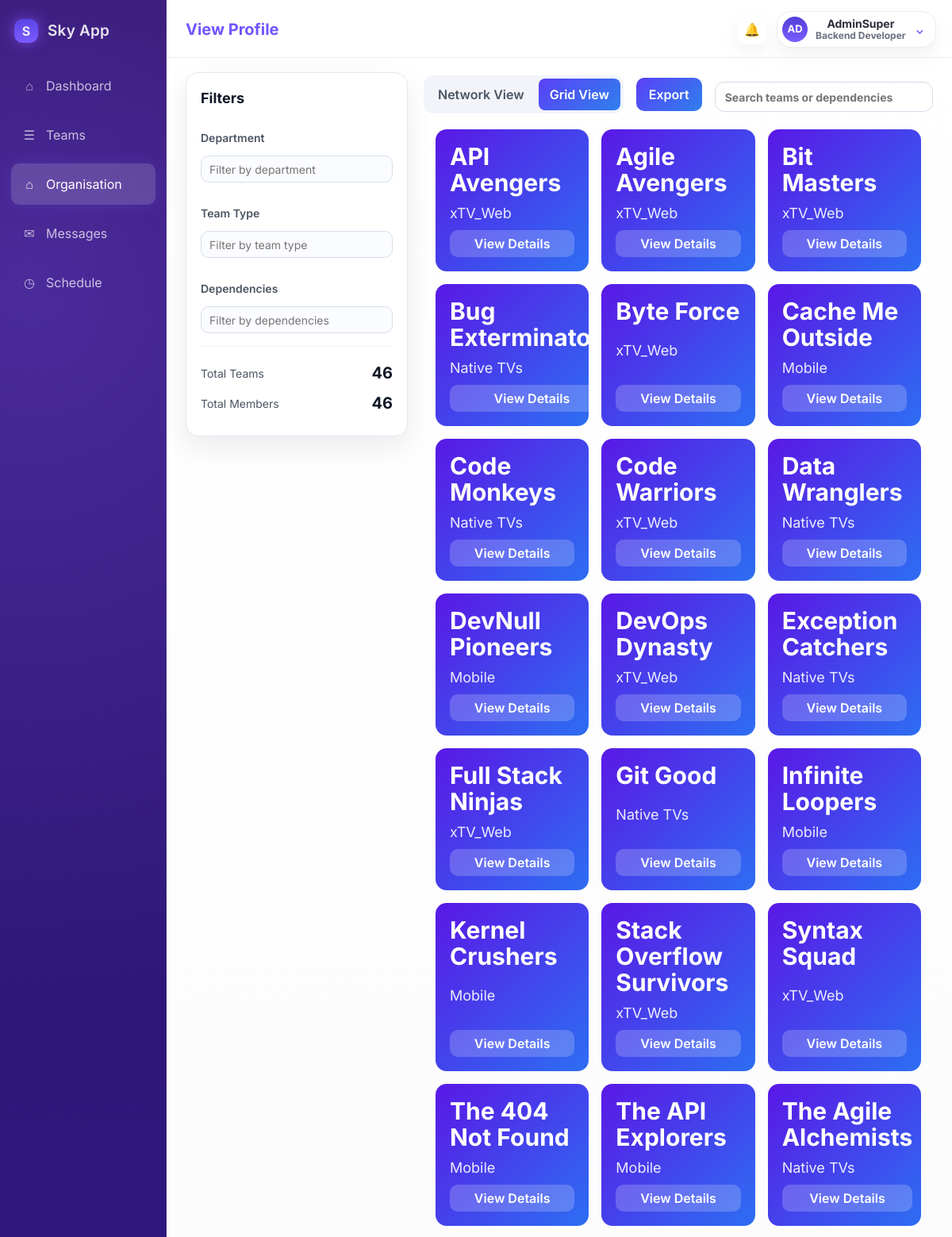
The app's page /organisation/ (signed in, upper part) with its own data.
### accounts/models.py (models this page shows, shortened)
class User(AbstractUser):
    """Primary auth user model for the project."""

### teams/models.py (models this page shows, shortened)
class Teams(models.Model):
    STATUS_ACTIVE = "active"
    STATUS_PAUSED = "paused"
    STATUS_ARCHIVED = "archived"
    STATUS_CHOICES = [
        (STATUS_ACTIVE, "Active"),
        (STATUS_PAUSED, "Paused"),
        (STATUS_ARCHIVED, "Archived"),
    ]
    name = models.CharField(max_length=120, default="New Team")
    slug = models.SlugField(max_length=140, unique=True, null=True, blank=True)
    lead_name = models.CharField(max_length=120, default="Team Lead")
    lead_role = models.CharField(max_length=120, default="Team Lead")
    lead_email = models.EmailField(default="team@sky.com")
    department = models.CharField(max_length=120, default="General")
    department_head = models.CharField(max_length=120, blank=True, null=True)
    location = models.CharField(max_length=120, default="Remote")
    summary = models.TextField(blank=True, default="")
    status = models.CharField(max_length=20, choices=STATUS_CHOICES, default=STATUS_ACTIVE)
    members_count = models.PositiveIntegerField(default=0)
    active_projects = models.PositiveIntegerField(default=0)
    repositories_count = models.PositiveIntegerField(default=0)
    dependencies_count = models.PositiveIntegerField(default=0)
    concurrent_projects_count = models.CharField(
        max_length=20,
        blank=True,
        null=True,
        help_text="Number of concurrent projects (e.g., '6+' or '5')"
    )
    banner_start = models.CharField(max_length=20, default="#d8e6ff")
    banner_end = models.CharField(max_length=20, default="#c2d7ff")
    accent_color = models.CharField(max_length=20, default="#5b45e7")
    accent_soft_color = models.CharField(max_length=20, default="#f3efff")
    profile_gradient_start = models.CharField(max_length=20, default="#5a18e6")
    profile_gradient_end = models.CharField(max_length=20, default="#2d6ef2")
    jira_project_name = models.CharField(max_length=120, blank=True, null=True)
    workstream = models.CharField(max_length=255, blank=True, null=True)
    github_repo_url = models.URLField(blank=True, null=True)
    jira_board_link = models.URLField(blank=True, null=True)
    development_focus_areas = models.TextField(
        blank=True,
        null=True,
        help_text="Comma-separated list of development focus areas"
    )
    key_skills_and_technologies = models.TextField(
        blank=True,
        null=True,
        help_text="Comma-separated list of key skills and technologies"
    )
    dependency_type = models.CharField(max_length=120, blank=True, null=True)
    software_owned_and_evolved = models.TextField(
        blank=True,
        null=True,
        help_text="Software owned and evolved by this team"
    )
    versioning_approaches = models.TextField(blank=True, null=True)
    wiki_search_terms = models.TextField(
        blank=True,
        null=True,
        help_text="Comma-separated search terms for team wiki"
    )
    slack_channels = models.CharField(
        max_length=255,
        blank=True,
        null=True,
        help_text="Comma-separated Slack channel names"
    )
    daily_standup_time_and_link = models.CharField(
        max_length=255,
        blank=True,
        null=True,
        help_text="Daily standup time and meeting link"
    )
    agile_practices = models.TextField(
        blank=True,
        null=True,
        help_text="Agile practices used by the team"
    )
    team_wiki_url = models.URLField(blank=True, null=True)
    contacts = models.JSONField(default=list, blank=True)
    members = models.JSONField(default=list, blank=True)
    repositories = models.JSONField(default=list, blank=True)
    dependencies = models.JSONField(default=list, blank=True)
    dependency_links = models.JSONField(default=list, blank=True)
    quick_links = models.JSONField(default=list, blank=True)
    class Meta:
        db_table = "teams"
        ordering = ["name"]

### org/views.py (the view)
# urls.py: path("", views.organisation_page, name="organisation_page"),
def organisation_page(request):
    teams = list(Teams.objects.order_by("name"))
    total_members = sum(team.members_count or 0 for team in teams)
    return render(
        request,
        "org/organisation_page.html",
        {
            "teams": teams,
            "total_members": total_members,
            "active_nav": "organisation",
        },
    )

### org/templates/org/organisation_page.html (shortened to what this page needs)
{% extends "home/base.html" %}
{% load static %}
{% block page_title %}View Profile{% endblock %}
{% block content %}
<section class="organisation-page" aria-label="Organisation page" data-organisation-page>
  <aside class="organisation-filters">
    <h2>Filters</h2>
    <div class="org-field">
      <label for="department-filter">Department</label>
      <input id="department-filter" type="text" placeholder="Filter by department" data-org-filter="department">
    </div>
    <div class="org-field">
      <label for="team-type-filter">Team Type</label>
      <input id="team-type-filter" type="text" placeholder="Filter by team type" data-org-filter="team_type">
    </div>
    <div class="org-field">
      <label for="dependencies-filter">Dependencies</label>
      <input id="dependencies-filter" type="text" placeholder="Filter by dependencies" data-org-filter="dependencies">
    </div>
    <div class="org-stats">
      <p><span>Total Teams</span><strong data-org-total-teams>{{ teams|length }}</strong></p>
      <p><span>Total Members</span><strong data-org-total-members>{{ total_members }}</strong></p>
    </div>
  </aside>
  <section class="organisation-canvas-wrap">
    <div class="organisation-toolbar">
      <div class="organisation-view-switch" role="tablist" aria-label="View mode">
        <button type="button" class="org-view-btn" data-org-view="network">Network View</button>
        <button type="button" class="org-view-btn is-active" data-org-view="grid">Grid View</button>
      </div>
      <a class="org-export-btn" href="#">Export</a>
      <label class="org-search" aria-label="Search teams">
        <input type="search" placeholder="Search teams or dependencies" data-org-global-search>
      </label>
    </div>
    <div class="organisation-view-panels">
      <section class="organisation-grid-panel" data-org-grid-panel>
        <div class="organisation-grid" data-org-grid>
          {% for team in teams %}
          <article
            class="org-team-card"
            data-org-team-card
            data-team-name="{{ team.name|lower }}"
            data-team-department="{{ team.department|default:'team'|lower }}"
            data-team-type="{{ team.status|default:'team'|lower }}"
            data-team-members="{{ team.members_count|default:0 }}"
            data-team-dependencies="{% for dep in team.dependency_links %}{% if not forloop.first %}|||{% endif %}{{ dep.name|lower }}::{{ dep.direction|default:'upstream' }}::{{ dep.type|default:'dependency'|lower }}{% endfor %}"
            style="--team-grad-start: {{ team.profile_gradient_start|default:'#5a40f5' }}; --team-grad-end: {{ team.profile_gradient_end|default:'#2f80ed' }};"
          >
            <h3>{{ team.name }}</h3>
            <p>{{ team.department|default:"Team" }}</p>
            <a href="{% url 'teams:team_profile' team.slug %}">View Details</a>
          </article>
          {% empty %}
          <article class="org-team-card">
            <h3>No Teams Found</h3>
            <p>Add teams to see the organisation map.</p>
            <a href="{% url 'teams:teams_page' %}">Go to Teams</a>
          </article>
          {% endfor %}
        </div>
      </section>
    </div>
  </section>
</section>
{% endblock %}

### accounts/templates/home/base.html (shortened to what this page needs)
{% load static %}
<!DOCTYPE html>
<html lang="en">
<head>
  <link rel="stylesheet" type="text/css" href="{% static 'global.css' %}">
</head>
<body>
  {% block body %}
  <div class="app-shell">
    <aside class="sidebar">
      <div class="brand-wrap">
        <div class="brand-mark">S</div>
        <div class="brand-name">Sky App</div>
      </div>
      <nav class="side-nav" aria-label="Primary">
        <a class="nav-item {% if active_nav == 'dashboard' %}active{% endif %}" href="{% url 'dashboard' %}"><span class="nav-icon">⌂</span><span>Dashboard</span></a>
        <a class="nav-item {% if active_nav == 'teams' %}active{% endif %}" href="{% url 'teams:teams_page' %}"><span class="nav-icon">☰</span><span>Teams</span></a>
        <a class="nav-item {% if active_nav == 'organisation' %}active{% endif %}" href="{% url 'org:organisation_page' %}"><span class="nav-icon">⌂</span><span>Organisation</span></a>
        <a class="nav-item {% if active_nav == 'messages' %}active{% endif %}" href="{% url 'messaging:inbox' %}"><span class="nav-icon">✉</span><span>Messages</span></a>
        <a class="nav-item {% if active_nav == 'schedule' %}active{% endif %}" href="{% url 'meetings:meeting_list' %}"><span class="nav-icon">◷</span><span>Schedule</span></a>
      </nav>
    </aside>
    <div class="main-shell">
      <header class="topbar">
        <div class="page-title">{% block page_title %}Welcome{% endblock %}</div>
        <div class="topbar-actions">
          <button class="icon-button" type="button" aria-label="Notifications">🔔</button>
          <div class="profile-menu-wrapper" data-profile-menu-wrapper>
            <button
              class="profile-menu-trigger"
              type="button"
              aria-label="Open profile menu"
              aria-expanded="false"
              aria-controls="profile-menu-panel"
              data-profile-menu-button
            >
              <div class="profile-pill">
                <div class="profile-avatar">{{ request.user.username|default:"SJ"|slice:":2"|upper }}</div>
                <div class="profile-meta">
                  <strong>{{ request.user.get_full_name|default:request.user.username|default:"Sarah Johnson" }}</strong>
                  <span>{% block profile_role %}Backend Developer{% endblock %}</span>
                </div>
                <span class="profile-caret">⌄</span>
              </div>
            </button>
          </div>
        </div>
      </header>
      <main class="content-area">
        {% block content %}{% endblock %}
      </main>
    </div>
  </div>
  {% endblock %}
</body>
</html>

### static/Css/base/base.css (style rules this page uses)
* { box-sizing: border-box; }
:root { --sidebar-start: #2a0f5f; --sidebar-mid: #301b86; --sidebar-end: #2350c9; --sidebar-glow: rgba(141, 83, 255, 0.65); --surface: #ffffff; --surface-soft: #f6f4fb; --text: #1f2430; --muted: #6d7080; --border: rgba(31, 36, 48, 0.08); --accent: #6f56ff; }
html, body { min-height: 100%; }
body { margin: 0; font-family: "Segoe UI", Tahoma, sans-serif; color: var(--text); background: #f4f4f8; }
a { color: inherit; text-decoration: none; }
button, input, textarea, select { font: inherit; }
.app-shell { display: grid; grid-template-columns: 210px minmax(0, 1fr); min-height: 100vh; }
.sidebar { position: relative; display: flex; flex-direction: column; padding: 18px 14px; color: rgba(255, 255, 255, 0.88); background: radial-gradient(circle at 18% 10%, rgba(135, 92, 255, 0.35), transparent 28%), linear-gradient(180deg, var(--sidebar-start) 0%, var(--sidebar-mid) 55%, var(--sidebar-end) 100%); box-shadow: inset -1px 0 0 rgba(255, 255, 255, 0.07); }
.brand-wrap { display: flex; align-items: center; gap: 12px; padding: 6px 4px 18px; }
.brand-mark { width: 30px; height: 30px; display: grid; place-items: center; border-radius: 10px; background: linear-gradient(180deg, #5b45e7, #7a5bff); box-shadow: 0 0 18px var(--sidebar-glow); font-weight: 700; }
.brand-name { font-size: 19px; font-weight: 600; letter-spacing: 0.01em; }
.side-nav { display: grid; gap: 10px; margin-top: 10px; }
.nav-item { display: flex; align-items: center; gap: 12px; padding: 14px 14px; border-radius: 10px; color: rgba(255, 255, 255, 0.72); transition: background-color 140ms ease, color 140ms ease, box-shadow 140ms ease, transform 140ms ease; }
.nav-item:hover, .nav-item.active { color: #fff; background: rgba(255, 255, 255, 0.16); box-shadow: 0 0 24px rgba(135, 92, 255, 0.18); }
.nav-icon { width: 18px; text-align: center; opacity: 0.92; }
.main-shell { min-width: 0; background: linear-gradient(180deg, #ffffff 0%, #f9f8fc 100%); }
.topbar { display: flex; justify-content: space-between; align-items: center; gap: 16px; padding: 14px 20px 12px 24px; border-bottom: 1px solid var(--border); background: rgba(255, 255, 255, 0.86); backdrop-filter: blur(10px); }
.page-title { font-size: 20px; font-weight: 700; color: var(--accent); }
.topbar-actions { display: flex; align-items: center; gap: 12px; }
.icon-button { width: 34px; height: 34px; display: grid; place-items: center; border: 1px solid var(--border); border-radius: 50%; background: var(--surface); box-shadow: 0 10px 24px rgba(19, 24, 43, 0.05); cursor: pointer; }
.profile-pill { display: flex; align-items: center; gap: 10px; padding: 6px 14px 6px 6px; border: 1px solid var(--border); border-radius: 18px; background: var(--surface); box-shadow: 0 10px 24px rgba(19, 24, 43, 0.05); }
.profile-avatar { width: 32px; height: 32px; display: grid; place-items: center; border-radius: 50%; background: linear-gradient(180deg, #5140d6, #7b5cff); color: #fff; font-size: 13px; font-weight: 700; }
.profile-meta { display: grid; line-height: 1.15; }
.profile-meta strong { font-size: 14px; color: #2a2d3a; }
.profile-meta span { font-size: 12px; color: var(--muted); }
.content-area { min-height: calc(100vh - 63px); padding: 18px 24px 28px; }
label { display: block; margin-bottom: 6px; font-size: 12px; font-weight: 600; }
input, textarea, select { width: 100%; padding: 11px 12px; border: 1px solid #d9dbea; border-radius: 12px; background: #fff; color: var(--text); transition: border-color 140ms ease, box-shadow 140ms ease; }

### static/Css/pages/messaging/messaging.css (style rules this page uses)
label { font-weight: bold; display: block; margin-top: 12px; margin-bottom: 6px; color: #222; }
input, textarea { width: 100%; padding: 12px; border: 1px solid #ccc; font-size: 14px; box-sizing: border-box; }
button { padding: 12px 18px; border: none; cursor: pointer; font-weight: bold; }

### static/Css/layout/layout.css (style rules this page uses)
body { font-family: 'Inter', -apple-system, BlinkMacSystemFont, 'Segoe UI', 'Roboto', sans-serif; background-color: #fafafa; color: var(--color-text-ink); line-height: 1.5; overflow-x: hidden; }

### records on screen
User: user.username "AD", user.get_full_name "AdminSuper"
Teams: name "API Avengers", department "xTV_Web"
Teams: name "Agile Avengers", department "xTV_Web"
Teams: name "Bit Masters", department "xTV_Web"
Teams: name "Bug Exterminators", department "Native TVs"
Teams: name "Byte Force", department "xTV_Web"
Teams: name "Cache Me Outside", department "Mobile"
Teams: name "Code Monkeys", department "Native TVs"
Teams: name "Code Warriors", department "xTV_Web"
Teams: name "Data Wranglers", department "Native TVs"
Teams: name "DevNull Pioneers", department "Mobile"
Teams: name "DevOps Dynasty", department "xTV_Web"
Teams: name "Exception Catchers", department "Native TVs"
Teams: name "Full Stack Ninjas", department "xTV_Web"
Teams: name "Git Good", department "Native TVs"
Teams: name "Infinite Loopers", department "Mobile"
Teams: name "Kernel Crushers", department "Mobile"
Teams: name "Stack Overflow Survivors", department "xTV_Web"
Teams: name "Syntax Squad", department "xTV_Web"
Teams: name "The 404 Not Found", department "Mobile"
Teams: name "The API Explorers", department "Mobile"
Teams: name "The Agile Alchemists", department "Native TVs"

### other values on screen
{{ teams|length }} "46"
{{ total_members }} "46"
